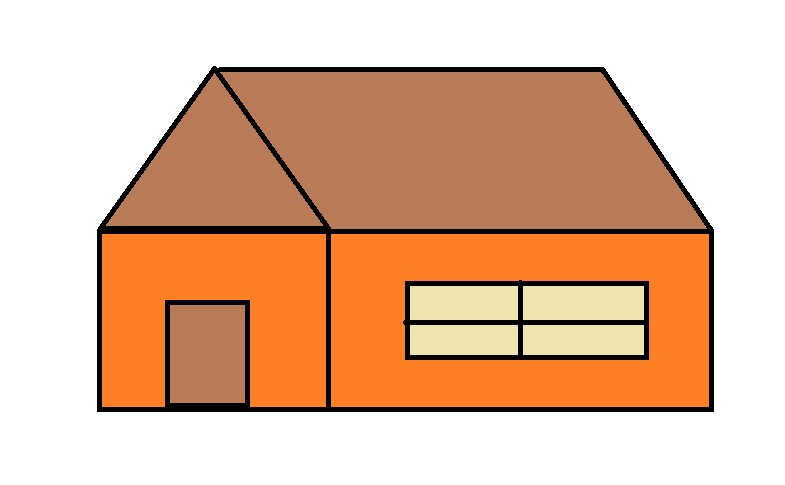
#> input picture Hut.jpg, 785 x 485 px
$ jupyter execute 12_Edge_Detection.ipynb   (older library calls are emulated)
#> lines starting #> are read from the running program, lines starting #| are printed output that depends on the picture; after the words box and inside, x2 and y2 are one past the last pixel; in counts of white or black regions, pixels touching at a corner belong together
[cell 1]
import cv2
import numpy as np
import matplotlib.pyplot as plt

[cell 2]
# Reading the input image
img = cv2.imread("Hut.jpg", cv2.IMREAD_GRAYSCALE)
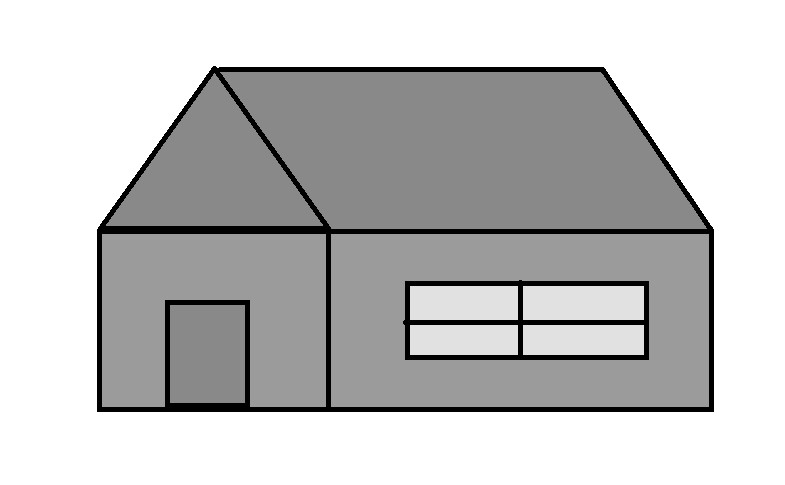
#> img: shape (485, 785); min 0, max 255, mean 194.3

[cell 3]
# Canny Edge Detection
canny_edges = cv2.Canny(img, 100, 200)
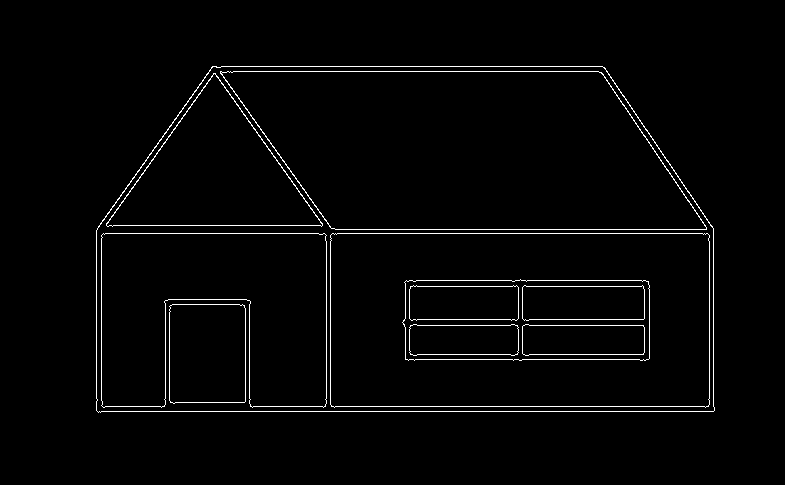
#> canny_edges: shape (485, 785); 2.1% white in thin lines or dots, all inside (x1, y1, x2, y2) = (96, 66, 715, 413)

[cell 4]
# Robert Edge Detection
robert_x = cv2.filter2D(img, cv2.CV_64F, np.array([[-1, 0],[0, 1]]))
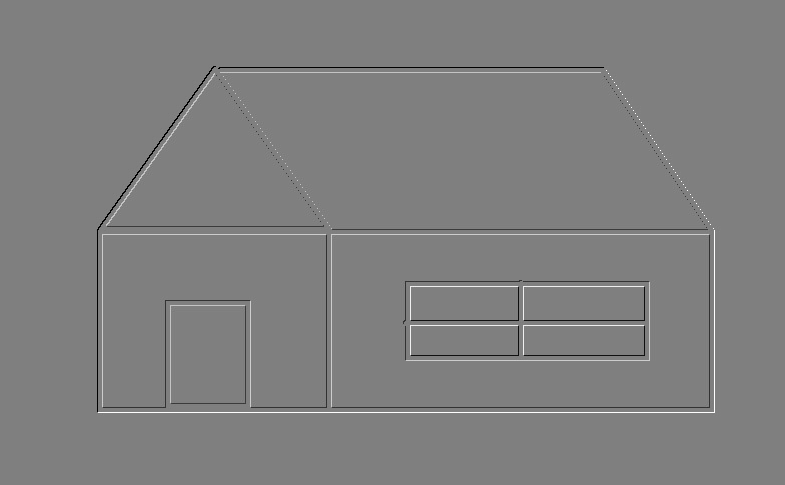
#> robert_x: shape (485, 785) float64; min -255, max 255, mean 0; drawn with min black and max white
robert_y = cv2.filter2D(img, cv2.CV_64F, np.array([[0, -1],[1, 0]]))
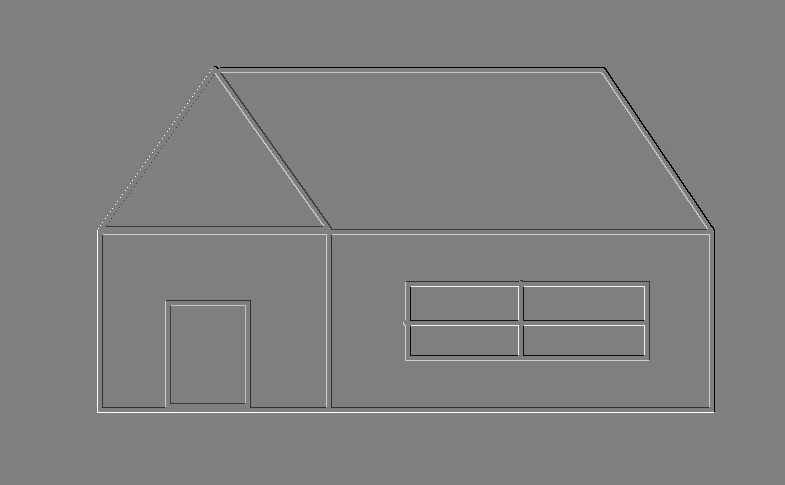
#> robert_y: shape (485, 785) float64; min -255, max 255, mean 0; drawn with min black and max white
robert_edges = np.sqrt(robert_x**2,robert_y**2)
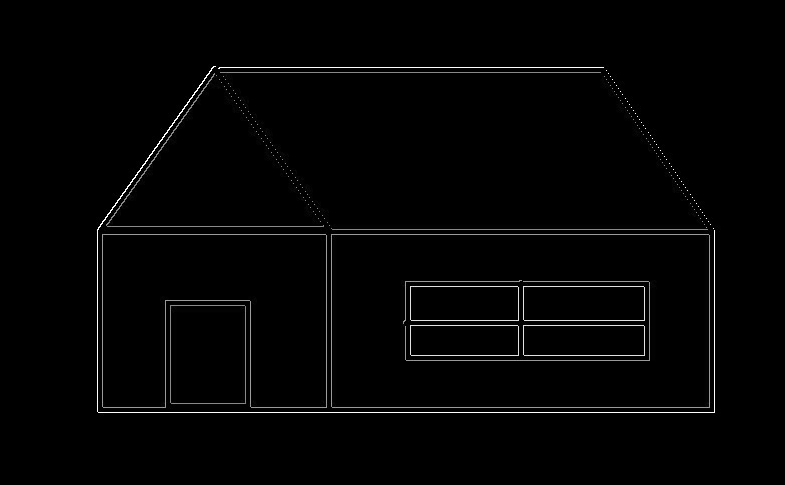
#> robert_edges: shape (485, 785) float64; min 0, max 255, mean 3.7

[cell 5]
# Sobel Edge Detection
sobel_x = cv2.Sobel(img, cv2.CV_64F, 1, 0, ksize=3)
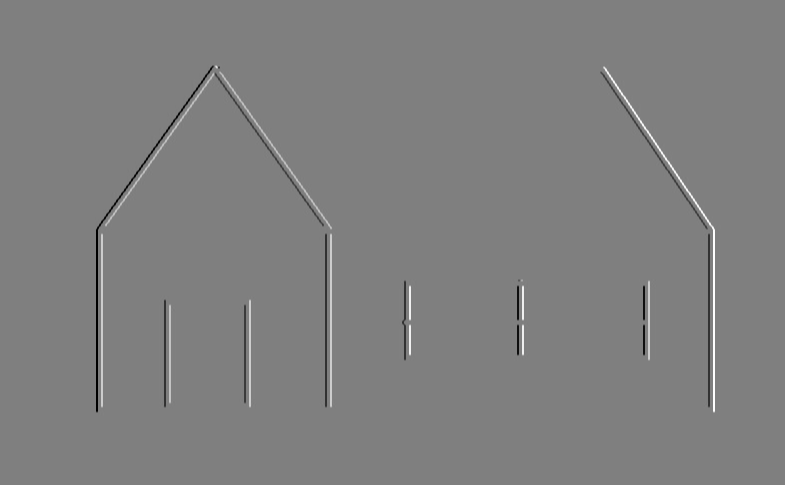
#> sobel_x: shape (485, 785) float64; min -1020, max 1020, mean 0; drawn with min black and max white
sobel_y = cv2.Sobel(img, cv2.CV_64F, 0, 1, ksize=3)
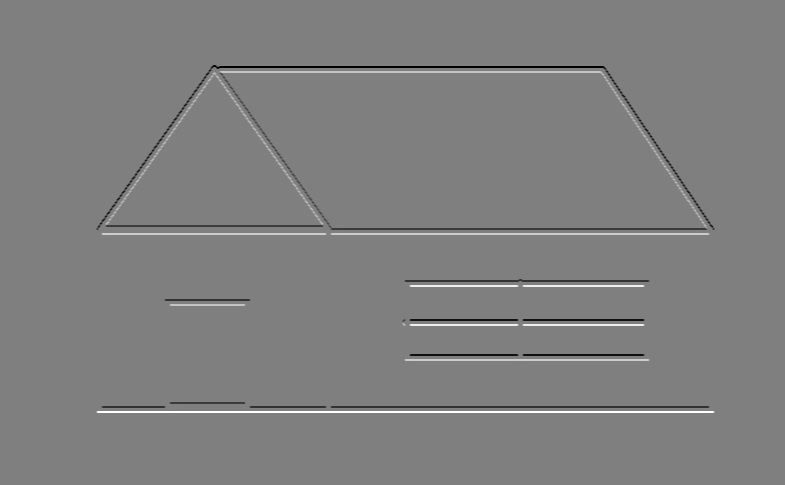
#> sobel_y: shape (485, 785) float64; min -1020, max 1016, mean 0; drawn with min black and max white
sobel_edges = np.sqrt(sobel_x**2,sobel_y**2)
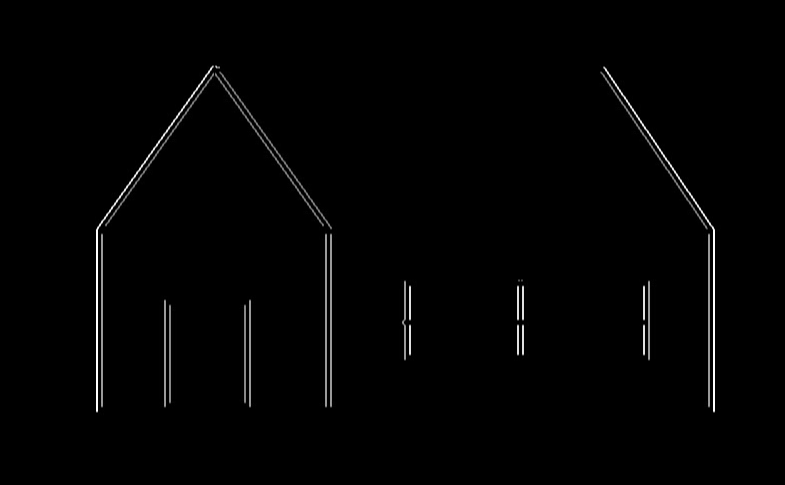
#> sobel_edges: shape (485, 785) float64; min 0, max 1020, mean 10.9; drawn with min black and max white

[cell 6]
# Prewitt Edge Detection
prewitt_x = cv2.filter2D(img, cv2.CV_64F, np.array([[-1, 0, 1], [-1, 0, 1], [-1, 0, 1]]))
prewitt_y = cv2.filter2D(img, cv2.CV_64F, np.array([[-1, -1, -1], [0, 0, 0], [1, 1, 1]]))
prewitt_edges = np.sqrt(prewitt_x**2, prewitt_y**2)

[cell 7]
# LoG (Laplacian of Gaussian) Edge Detection
gaussian_blue = cv2.GaussianBlur(img, (3,3), 0)
log_edges = cv2.Laplacian(gaussian_blue, cv2.CV_64F)
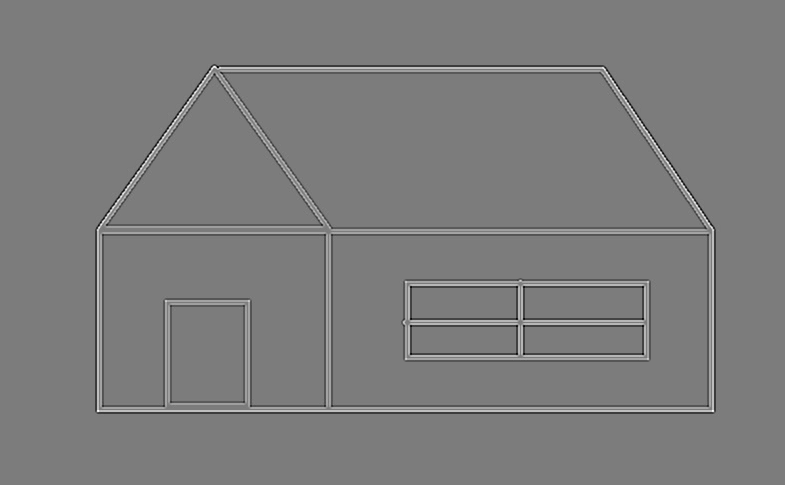
#> log_edges: shape (485, 785) float64; min -122, max 127, mean 0; drawn with min black and max white

[cell 8]
plt.figure(figsize=(20,10))
plt.subplot(231), plt.imshow(img, cmap='gray')
plt.title("Original Image"),plt.axis('off')

plt.subplot(232), plt.imshow(canny_edges, cmap='gray')
plt.title("Canny Edge Detection"),plt.axis('off')

plt.subplot(233), plt.imshow(sobel_edges, cmap='gray')
plt.title("Sobel Edge Detection"),plt.axis('off')

plt.subplot(234), plt.imshow(prewitt_edges, cmap='gray')
plt.title("Prewitt Edge Detection"),plt.axis('off')

plt.subplot(235), plt.imshow(log_edges, cmap='gray')
plt.title("LoG Edge Detection"),plt.axis('off')

plt.show()
